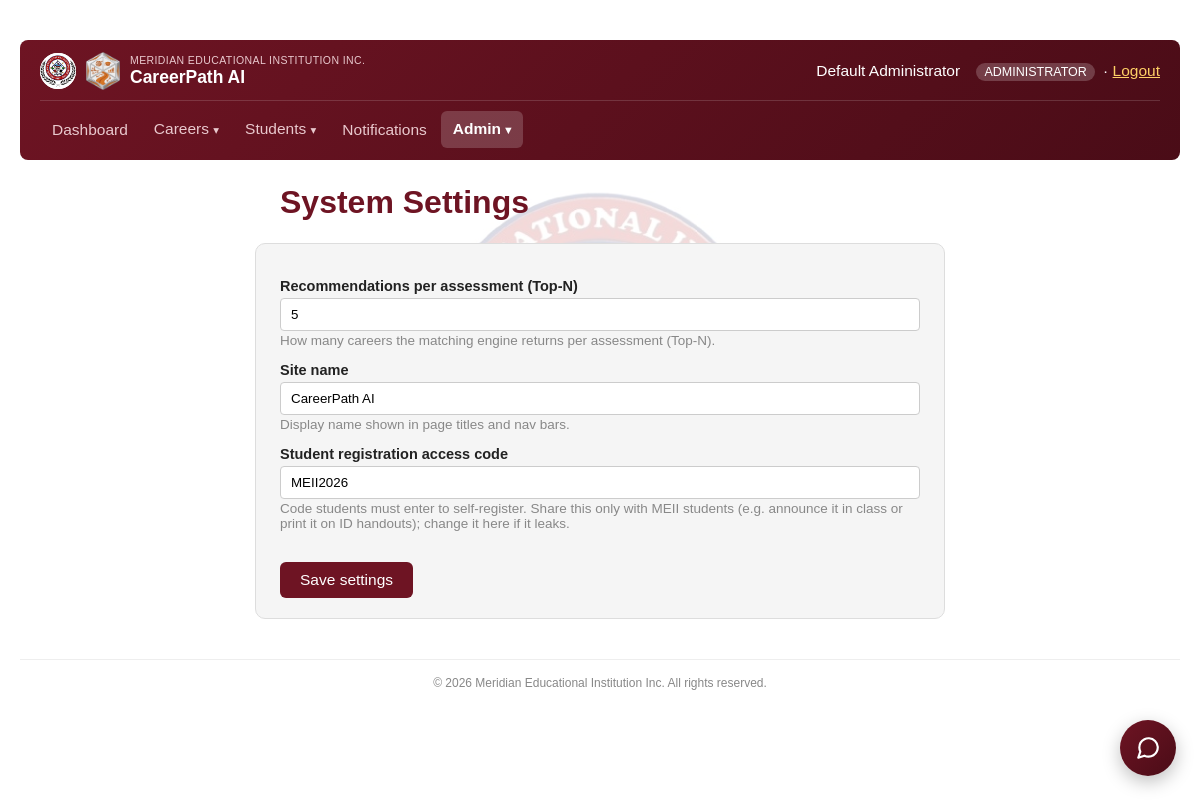
The page /php/settings.php (signed in) on the database its author committed.
### tables this page shows
CREATE TABLE IF NOT EXISTS system_settings (
    setting_key    VARCHAR(100) PRIMARY KEY,
    setting_value  VARCHAR(255) NOT NULL,
    description    VARCHAR(255) NULL,
    updated_at     TIMESTAMP DEFAULT CURRENT_TIMESTAMP ON UPDATE CURRENT_TIMESTAMP
);

### php/settings.php (the view, shortened to what this page needs)
<?php
$pdo = get_db();
$settings = $pdo->query("SELECT setting_key, setting_value, description FROM system_settings")->fetchAll(PDO::FETCH_ASSOC);
$settingsByKey = [];
foreach ($settings as $s) {
    $settingsByKey[$s['setting_key']] = $s;
}
?>
<!DOCTYPE html>
<html lang="en">
<head>
</head>
<body>
    <?php require __DIR__ . '/nav.php'; ?>
    <h1>System Settings</h1>
    <div class="panel">
        <form method="POST">
            <label>Recommendations per assessment (Top-N)</label>
            <input type="number" name="recommendation_count" min="1" max="10" value="<?= htmlspecialchars($settingsByKey['recommendation_count']['setting_value'] ?? '5') ?>">
            <p class="hint"><?= htmlspecialchars($settingsByKey['recommendation_count']['description'] ?? '') ?></p>
            <label>Site name</label>
            <input type="text" name="site_name" value="<?= htmlspecialchars($settingsByKey['site_name']['setting_value'] ?? 'CareerPath AI') ?>">
            <p class="hint"><?= htmlspecialchars($settingsByKey['site_name']['description'] ?? '') ?></p>
            <label>Student registration access code</label>
            <input type="text" name="student_access_code" value="<?= htmlspecialchars($settingsByKey['student_access_code']['setting_value'] ?? '') ?>">
            <p class="hint"><?= htmlspecialchars($settingsByKey['student_access_code']['description'] ?? 'Code students must enter to self-register — share only with MEII students.') ?></p>
            <button type="submit">Save settings</button>
        </form>
    </div>
<?php require __DIR__ . '/footer.php'; ?>
</body>
</html>

### php/settings.php (style rules this page uses)
body { font-family: Arial, sans-serif; max-width: 1280px; margin: 40px auto; padding: 0 20px; color: #222; }
h1, .panel, .flash-success { max-width: 640px; margin-left: auto; margin-right: auto; }
h1 { color: #6e1423; }
.panel { background: #f5f5f5; border: 1px solid #ddd; border-radius: 10px; padding: 20px 24px; }
label { display: block; font-size: 14.5px; font-weight: bold; margin: 14px 0 4px; }
.hint { font-size: 13.5px; color: #888; margin-top: 2px; }
input[type=text], input[type=number] { width: 100%; padding: 8px 10px; border: 1px solid #ccc; border-radius: 4px; font-family: inherit; box-sizing: border-box; }
button { margin-top: 18px; padding: 9px 20px; border: none; border-radius: 6px; font-size: 15.5px; cursor: pointer; background: #6e1423; color: #fff; transition: transform 0.12s ease, box-shadow 0.12s ease, background-color 0.15s ease; }

### rows shown on the page
system_settings: recommendation_count "5", description "How many careers the matching engine returns per assessment (Top-N)."
system_settings: site_name "CareerPath AI", description "Display name shown in page titles and nav bars."
system_settings: student_access_code "MEII2026", description "Code students must enter to self-register. Share this only with MEII students (e.g. announce it in class or print it on ID handouts); change it here if it leaks."

### other values the page prints
$currentUser['name'] "Default Administrator"
$currentUser['role'] "ADMINISTRATOR"
